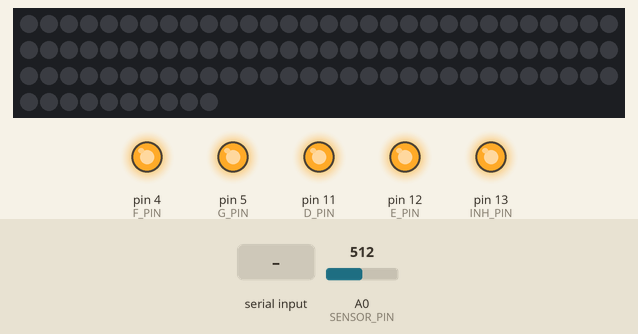
A sketch run on a simulated Arduino Uno, built with avr-gcc and run on an emulated ATmega328P. Shown: 100 RGB LEDs in strip order, left to right, continuing on the next row, output pins drawn as LEDs (lit = HIGH). Inputs (shaded band) come from the test bench; at power-on: A0 (SENSOR_PIN) = 512. Pins used as bus, display or sensor lines are not drawn; what the sketch prints to the serial monitor is not drawn.

Above: at 0.8 s.
0.9 s: "1" received over Serial
At 1.12 s:
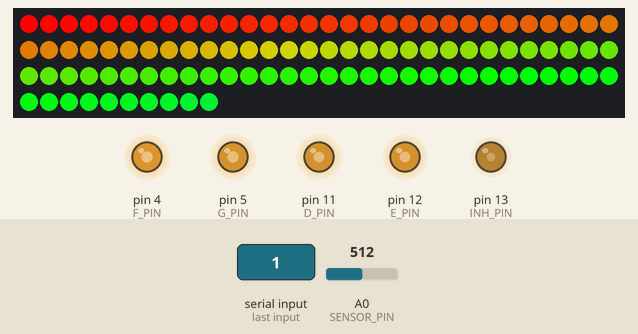
At 1.74 s:
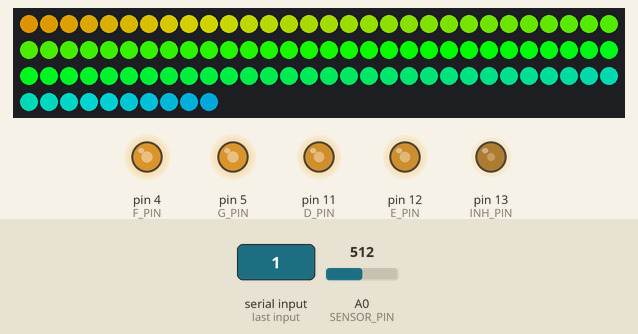
Timing chart, 0 to 18.9 s (numbered marks = the images above; inputs shaded):
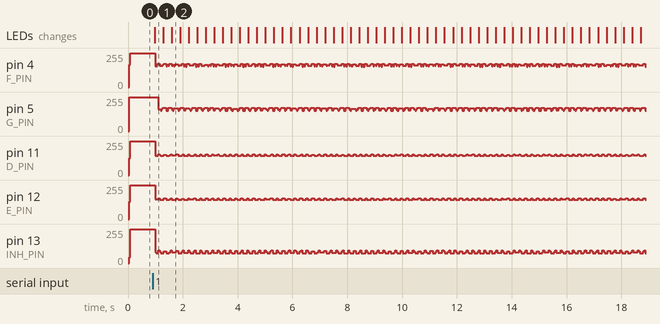

The sketch:

test_distance_sensors_4_module.ino
```cpp
#include <Adafruit_NeoPixel.h>
#define PIXEL_PIN    6
#define PIXEL_COUNT 100

Adafruit_NeoPixel strip = Adafruit_NeoPixel(PIXEL_COUNT, PIXEL_PIN, NEO_GRB + NEO_KHZ800);

int A_PIN = 8;
int B_PIN = 9;
int C_PIN = 10;
int D_PIN = 11;
int E_PIN = 12;
int F_PIN = 4;
int G_PIN = 5;
int INH_PIN = 13;
int SENSOR_PIN = A0;
int POT_PIN = A1;

int threshold = 150;
void updateThreshold() {
  threshold = map(analogRead(POT_PIN), 0, 1023, 0, 255);
}

class Module {
  private:
    byte SENSOR_PIN;
    void select(byte tmp) {
      PORTB = tmp; //PORTB - 8...13 pin
    }
  public:
    Module(byte SENSOR_PIN = A0): SENSOR_PIN(SENSOR_PIN) {}
    byte readings[25] = {0};
    void collect_data() {
      for (int i = 0; i < 25; i++) {
        select(i);
        if (!(i % 8)) delayMicroseconds(100);
        readings[i] = analogRead(SENSOR_PIN) / 4;
      }
      digitalWrite(INH_PIN, HIGH); // disable ir shiet
    }
    void sendDataViaSerial() {
      for (int i = 0; i < 25; i++)
        Serial.write(readings[i]);
    }
};
class IRPannel {
  private:
    Module modules[4];
    byte readings[100] = {0};
    int refference_table[100] = {0};
    byte F_PIN;
    byte G_PIN;
    byte INH_PIN;


    void fillBigTab() {
      byte i, j;
      for (j = 0; j < 25; j+=5)
        for (i = 0; i < 5; i++){
          readings[i + (j << 1)] = modules[0].readings[i + j];
          readings[i + (j << 1) + 5] = modules[1].readings[i + j];
          readings[i + (j << 1) + 50] = modules[2].readings[i + j];
          readings[i + (j << 1) + 55] = modules[3].readings[i + j];
        }
    }
  public:

      void createRefferenceTable(byte how_many_averages = 3){
       for (int i = 0; i < 100; i++) // fill reference table with zeros
         refference_table[i] = 0;
       for(int j = 0; j < how_many_averages; j++){
        collect_data();
        for (int i = 0; i < 100; i++)
         refference_table[i] += readings[i];
       }
       for (int i = 0; i < 100; i++) // fill reference table with zeros
         refference_table[i] /= how_many_averages;
      }

    IRPannel(byte F_PIN, byte G_PIN, byte INH_PIN, byte SENSOR_PIN): F_PIN(F_PIN), G_PIN(G_PIN), INH_PIN(INH_PIN) {
      for (int i = 8; i < 13; i++)
        pinMode(i, OUTPUT); //sets all pins from 8 to 12 to output
      pinMode(F_PIN, OUTPUT);
      pinMode(G_PIN, OUTPUT);
      pinMode(INH_PIN, OUTPUT);
      pinMode(SENSOR_PIN, INPUT);
      digitalWrite(F_PIN, LOW);
      digitalWrite(G_PIN, LOW);
      digitalWrite(INH_PIN, HIGH);

      for (int i = 0; i < 100; i++) // for debug
        readings[i] = i;
    }
    void selectModule(byte id) {
      switch (id) {
        case 0:
          digitalWrite(F_PIN, LOW);
          digitalWrite(G_PIN, LOW);
          break;
        case 1:
          digitalWrite(F_PIN, HIGH);
          digitalWrite(G_PIN, LOW);
          break;
        case 2:
          digitalWrite(F_PIN, LOW);
          digitalWrite(G_PIN, HIGH);
          break;
        case 3:
          digitalWrite(F_PIN, HIGH);
          digitalWrite(G_PIN, HIGH);
          break;
      }
    }

    void collect_data() {
      digitalWrite(INH_PIN, LOW); //enable use power for ir
      for (int i = 0; i < 4; i++) {
        selectModule(i);
        delayMicroseconds(100); //give some time for 4052 & 4051 chips
        modules[i].collect_data();
      }
      digitalWrite(INH_PIN, HIGH); //disable use power for ir
      fillBigTab(); // rewrite values from 4 smaller tabs to one big
    }
    void _sendDataViaSerial() {
      for (int i = 0; i < 100; i++)
        Serial.write(abs(readings[i] - refference_table[i]) > 15?255:0);
    }
    void sendDataViaSerial() {
      for (int i = 0; i < 100; i++)
        Serial.write(readings[i]);
    }
} panel(4, 5, 13, A0);

uint32_t Wheel(byte WheelPos) {
  WheelPos = 255 - WheelPos;
  if (WheelPos < 85) {
    return strip.Color(255 - WheelPos * 3, 0, WheelPos * 3);
  }
  if (WheelPos < 170) {
    WheelPos -= 85;
    return strip.Color(0, WheelPos * 3, 255 - WheelPos * 3);
  }
  WheelPos -= 170;
  return strip.Color(WheelPos * 3, 255 - WheelPos * 3, 0);
}

int rainbow_counter = 0;

void do_rainbow_tick() {
  for (int i = 0; i < strip.numPixels(); i++) {
    strip.setPixelColor(i, Wheel((i + rainbow_counter) & 255));
  }
  rainbow_counter++;
  if (rainbow_counter > 255) rainbow_counter = 0;

  //delay(20);
}

void setup() {
  strip.begin();
  // strip.setBrightness(255);
  strip.show(); // Initialize all pixels to 'off'
  // start serial port at 115200 bps:
  Serial.begin(115200);
  pinMode(A_PIN, OUTPUT);
  pinMode(B_PIN, OUTPUT);
  pinMode(C_PIN, OUTPUT);
  pinMode(D_PIN, OUTPUT);
  pinMode(E_PIN, OUTPUT);
  pinMode(F_PIN, OUTPUT);
  pinMode(G_PIN, OUTPUT);
  pinMode(INH_PIN, OUTPUT);
  pinMode(SENSOR_PIN, INPUT);

  digitalWrite(INH_PIN, HIGH); // disable ir shiet
  digitalWrite(F_PIN, LOW); // select 1st module just for debug
  digitalWrite(G_PIN, LOW); // select 1st module just for debug

  panel.createRefferenceTable();

  establishContact();  // send a byte to establish contact until receiver responds
}

void loop() {
  // if we get a valid byte, read analog ins:
  if (Serial.available() > 0) {

    // get incoming byte:
    int inByte = Serial.read();
    panel.sendDataViaSerial();
  }
  panel.collect_data();
  do_rainbow_tick();
  // do_rainbow_tick();
    strip.show();
}

void establishContact() {
  while (Serial.available() <= 0) {
    Serial.print('A');   // send a capital A
    delay(300);
  }
}

/*
  Processing sketch to run with this example:


*/
```

Measured:
- after the input at 0.9 s, the LEDs: change after 0.07 s (image 1)
